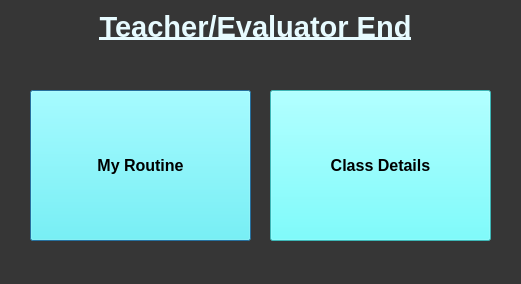
<?xml version="1.0" encoding="UTF-8"?>
<ui version="4.0">
 <class>Dialog</class>
 <widget class="QDialog" name="Dialog">
  <property name="geometry">
   <rect>
    <x>0</x>
    <y>0</y>
    <width>521</width>
    <height>284</height>
   </rect>
  </property>
  <property name="mouseTracking">
   <bool>true</bool>
  </property>
  <property name="windowTitle">
   <string>Dialog</string>
  </property>
  <property name="styleSheet">
   <string notr="true">background-color:rgb(54,54,54);</string>
  </property>
  <widget class="QLabel" name="label">
   <property name="geometry">
    <rect>
     <x>40</x>
     <y>10</y>
     <width>431</width>
     <height>65</height>
    </rect>
   </property>
   <property name="font">
    <font>
     <family>MS Shell Dlg 2</family>
     <pointsize>22</pointsize>
     <weight>75</weight>
     <italic>false</italic>
     <bold>true</bold>
     <underline>true</underline>
    </font>
   </property>
   <property name="mouseTracking">
    <bool>false</bool>
   </property>
   <property name="layoutDirection">
    <enum>Qt::LeftToRight</enum>
   </property>
   <property name="autoFillBackground">
    <bool>false</bool>
   </property>
   <property name="styleSheet">
    <string notr="true">
color:rgb(231, 251, 255)</string>
   </property>
   <property name="text">
    <string>Teacher/Evaluator End</string>
   </property>
   <property name="alignment">
    <set>Qt::AlignHCenter|Qt::AlignTop</set>
   </property>
   <property name="margin">
    <number>2</number>
   </property>
  </widget>
  <widget class="QPushButton" name="classroutine">
   <property name="geometry">
    <rect>
     <x>30</x>
     <y>90</y>
     <width>221</width>
     <height>151</height>
    </rect>
   </property>
   <property name="font">
    <font>
     <pointsize>12</pointsize>
     <weight>75</weight>
     <bold>true</bold>
    </font>
   </property>
   <property name="styleSheet">
    <string notr="true">background-color:rgb(85, 255, 255);

</string>
   </property>
   <property name="text">
    <string>My Routine</string>
   </property>
  </widget>
  <widget class="QPushButton" name="classdetails">
   <property name="geometry">
    <rect>
     <x>270</x>
     <y>90</y>
     <width>221</width>
     <height>151</height>
    </rect>
   </property>
   <property name="font">
    <font>
     <pointsize>12</pointsize>
     <weight>75</weight>
     <bold>true</bold>
    </font>
   </property>
   <property name="styleSheet">
    <string notr="true">background-color:rgb(85, 255, 255);

</string>
   </property>
   <property name="text">
    <string>Class Details</string>
   </property>
  </widget>
 </widget>
 <resources/>
 <connections/>
</ui>
